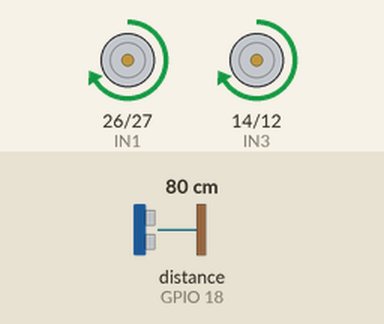
The program below on a simulated ESP32. Parts: motor-driver pin pairs drawn as motors (green arrow = first pin HIGH = forward, orange = second pin HIGH = backward, longer = more drive, scaled by the enable pin). Wiring (inferred from the names in the program): ultrasonic range finder: trigger GPIO 5; echo GPIO 18. The test bench sets the inputs (shaded band); at power-on: distance to the obstacle (sensor on GPIO 18) 80 cm. The echo pulse lasts 58.3 µs per cm; WiFi joins after 1.5 s; servers stay silent unless stated; what the program prints to the serial monitor is not drawn.

Above: at 2.7 s.
2.8 s: distance to the obstacle (sensor on GPIO 18) set to 34 cm
4.3 s: distance to the obstacle (sensor on GPIO 18) set to 28 cm
At 5.1 s:
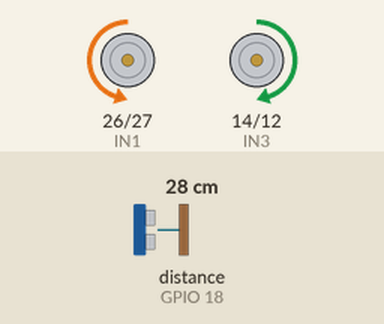
5.8 s: distance to the obstacle (sensor on GPIO 18) set to 16 cm
7.3 s: distance to the obstacle (sensor on GPIO 18) set to 13 cm
At 7.7 s:
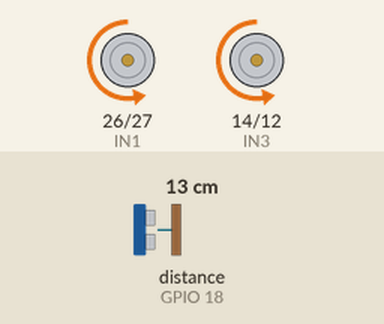
8.8 s: distance to the obstacle (sensor on GPIO 18) set to 18 cm
At 9.8 s:
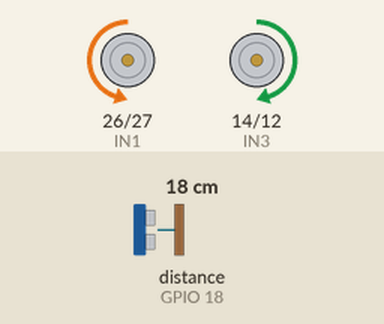
10.3 s: distance to the obstacle (sensor on GPIO 18) set to 2 cm
At 11.6 s:
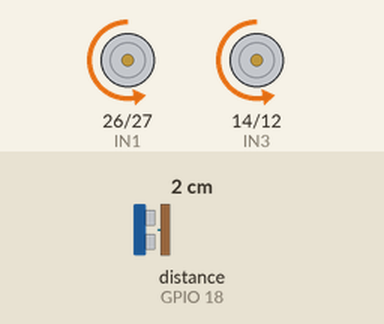
Timing chart, 0 to 12.8 s (numbered marks = the images above; inputs shaded):
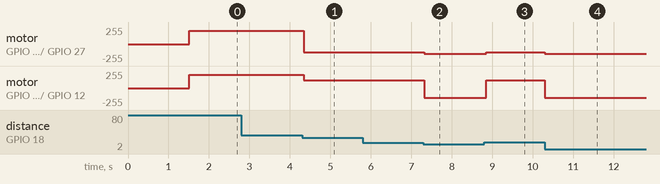

The program:

main.cpp
```cpp
#include <Arduino.h>
#include <WiFi.h>
#include <WebSocketsServer.h>
#include <ArduinoJson.h>

// ---------------------------------------------------------
// Configurações de Rede
// ---------------------------------------------------------
const char* ssid = "Vinnicius :D";
const char* password = "Vinnicius.ph02004";

WebSocketsServer webSocket = WebSocketsServer(81);

// ---------------------------------------------------------
// Definição de Pinos - Sensor Ultrassónico (HC-SR04)
// ---------------------------------------------------------
#define TRIG_PIN 5
#define ECHO_PIN 18

// ---------------------------------------------------------
// Definição de Pinos - Ponte H (L298N)
// ---------------------------------------------------------
// Motor Esquerdo
#define ENA 25 // Laranja
#define IN1 26 // Roxo
#define IN2 27 // Azul
// Motor Direito
#define ENB 13 // Verde
#define IN3 14 // Marrom
#define IN4 12 // Cinza

// Configurações do PWM (API do ESP32)
const int freq = 5000;
const int resolution = 8;
const int pwmChannelLeft = 0;
const int pwmChannelRight = 1;

// ---------------------------------------------------------
// Variáveis de Estado (Máquina de Estados Finitos)
// ---------------------------------------------------------
enum BotState { FORWARD, BRAKE, REVERSE, ROTATE };
BotState currentState = FORWARD;

float currentDistance = 0.0;
int leftPwmVal = 0;
int rightPwmVal = 0;
bool isAlert = false;
unsigned long lastTelemetryTime = 0;

// Variáveis do Modo Manual (Admin)
bool isManualMode = false;
int manualLeftPwm = 0;
int manualRightPwm = 0;
BotState manualState = BRAKE;

// ---------------------------------------------------------
// Funções de Controlo dos Motores
// ---------------------------------------------------------
void setMotors(int leftSpeed, int rightSpeed) {
  // Motor Esquerdo
  if (leftSpeed >= 0) {
    digitalWrite(IN1, HIGH);
    digitalWrite(IN2, LOW);
    ledcWrite(pwmChannelLeft, leftSpeed);
  } else {
    digitalWrite(IN1, LOW);
    digitalWrite(IN2, HIGH);
    ledcWrite(pwmChannelLeft, -leftSpeed);
  }

  // Motor Direito
  if (rightSpeed >= 0) {
    digitalWrite(IN3, HIGH);
    digitalWrite(IN4, LOW);
    ledcWrite(pwmChannelRight, rightSpeed);
  } else {
    digitalWrite(IN3, LOW);
    digitalWrite(IN4, HIGH);
    ledcWrite(pwmChannelRight, -rightSpeed);
  }
}

// ---------------------------------------------------------
// Leitura do Sensor Ultrassónico
// ---------------------------------------------------------
float readDistance() {
  digitalWrite(TRIG_PIN, LOW);
  delayMicroseconds(2);
  digitalWrite(TRIG_PIN, HIGH);
  delayMicroseconds(10);
  digitalWrite(TRIG_PIN, LOW);

  // Timeout de 30ms para não bloquear o loop se não houver retorno
  long duration = pulseIn(ECHO_PIN, HIGH, 30000);
  if (duration == 0) return 100.0; // Caminho livre assumido

  return (duration * 0.0343) / 2.0;
}

// ---------------------------------------------------------
// Receção de Comandos WebSocket (Modo Admin)
// ---------------------------------------------------------
void onWebSocketEvent(uint8_t num, WStype_t type, uint8_t * payload, size_t length) {
  if (type == WStype_TEXT) {
    StaticJsonDocument<200> cmdDoc;
    DeserializationError error = deserializeJson(cmdDoc, payload, length);

    if (!error) {
      const char* cmd = cmdDoc["cmd"];

      if (cmd && strcmp(cmd, "mode") == 0) {
        isManualMode = cmdDoc["manual"];
        if (isManualMode) {
          // Ao entrar no modo manual, trava o robô e aguarda comandos
          manualLeftPwm = 0;
          manualRightPwm = 0;
          manualState = BRAKE;
          setMotors(0, 0);
        }
      }
      else if (cmd && strcmp(cmd, "move") == 0 && isManualMode) {
        const char* dir = cmdDoc["dir"];
        if (!dir) return;

        if (strcmp(dir, "FORWARD") == 0) {
          manualLeftPwm = 200;
          manualRightPwm = 200;
          manualState = FORWARD;
        } else if (strcmp(dir, "REVERSE") == 0) {
          manualLeftPwm = -180;
          manualRightPwm = -180;
          manualState = REVERSE;
        } else if (strcmp(dir, "LEFT") == 0) {
          manualLeftPwm = -160;
          manualRightPwm = 160;
          manualState = ROTATE;
        } else if (strcmp(dir, "RIGHT") == 0) {
          manualLeftPwm = 160;
          manualRightPwm = -160;
          manualState = ROTATE;
        } else { // STOP
          manualLeftPwm = 0;
          manualRightPwm = 0;
          manualState = BRAKE;
        }
      }
    }
  }
}

// ---------------------------------------------------------
// Setup
// ---------------------------------------------------------
void setup() {
  Serial.begin(115200);

  // Configuração dos Pinos
  pinMode(TRIG_PIN, OUTPUT);
  pinMode(ECHO_PIN, INPUT);
  pinMode(IN1, OUTPUT);
  pinMode(IN2, OUTPUT);
  pinMode(IN3, OUTPUT);
  pinMode(IN4, OUTPUT);

  // Configuração do PWM
  ledcSetup(pwmChannelLeft, freq, resolution);
  ledcAttachPin(ENA, pwmChannelLeft);
  ledcSetup(pwmChannelRight, freq, resolution);
  ledcAttachPin(ENB, pwmChannelRight);

  // Conexão Wi-Fi
  WiFi.begin(ssid, password);
  Serial.print("Conectando ao Wi-Fi");
  while (WiFi.status() != WL_CONNECTED) {
    delay(500);
    Serial.print(".");
  }
  Serial.println("\nWi-Fi conectado!");
  Serial.print("IP do ESP32: ");
  Serial.println(WiFi.localIP());

  // Inicia WebSocket e regista o callback de comandos
  webSocket.begin();
  webSocket.onEvent(onWebSocketEvent);
  Serial.println("Servidor WebSocket iniciado na porta 81");
}

// ---------------------------------------------------------
// Loop Principal
// ---------------------------------------------------------
void loop() {
  webSocket.loop(); // Mantém a comunicação WebSocket ativa

  unsigned long currentMillis = millis();

  // Executa a lógica e envia telemetria a ~15 Hz (a cada 66 ms)
  if (currentMillis - lastTelemetryTime >= 66) {
    lastTelemetryTime = currentMillis;

    currentDistance = readDistance();

    if (isManualMode) {
      // Modo Manual (Controlado pelo Admin na Web)
      currentState = manualState;
      leftPwmVal = manualLeftPwm;
      rightPwmVal = manualRightPwm;
      isAlert = (currentDistance < 30.0);
    } else {
      // Modo Autónomo (Navegação Reativa Original)
      if (currentDistance <= 15.0) {
        currentState = REVERSE;
        leftPwmVal = -150;
        rightPwmVal = -150;
        isAlert = true;
      } else if (currentDistance < 30.0) {
        currentState = ROTATE;
        leftPwmVal = -120;
        rightPwmVal = 120;
        isAlert = true;
      } else {
        currentState = FORWARD;
        leftPwmVal = 200;
        rightPwmVal = 200;
        isAlert = false;
      }
    }

    // Aplica a velocidade aos motores
    setMotors(leftPwmVal, rightPwmVal);

    // Prepara e envia o JSON de telemetria
    StaticJsonDocument<256> doc;
    doc["timestamp"] = currentMillis;
    doc["distance_cm"] = round(currentDistance * 10.0) / 10.0;

    switch (currentState) {
      case FORWARD: doc["state"] = "FORWARD"; break;
      case BRAKE:   doc["state"] = "BRAKE";   break;
      case REVERSE: doc["state"] = "REVERSE"; break;
      case ROTATE:  doc["state"] = "ROTATE";  break;
    }

    doc["left_motor_pwm"] = leftPwmVal;
    doc["right_motor_pwm"] = rightPwmVal;
    doc["alert"] = isAlert;
    doc["manual"] = isManualMode;

    String jsonString;
    serializeJson(doc, jsonString);

    webSocket.broadcastTXT(jsonString); // Dispara para o Web Client
  }
}
```

Measured:
- the behaviour switches between 31 and 30 cm on distance to the obstacle (sensor on GPIO 18) (found by bisection; images 0 and 1)
- the behaviour switches between 15 and 14 cm on distance to the obstacle (sensor on GPIO 18) (found by bisection; images 1 and 2)
- after the input at 2.8 s, every drawn part: stays the same
- after the input at 4.3 s, motor on GPIO 26 (IN1) / GPIO 27 (IN2): forward 199/255 → backward 120/255 after 0.05 s; motor on GPIO 14 (IN3) / GPIO 12 (IN4): forward 199/255 → forward 120/255 after 0.05 s
- after the input at 5.8 s, every drawn part: stays the same
- after the input at 7.3 s, motor on GPIO 26 (IN1) / GPIO 27 (IN2): backward 120/255 → backward 149/255 at once; motor on GPIO 14 (IN3) / GPIO 12 (IN4): forward 120/255 → backward 149/255 at once
- after the input at 8.8 s, motor on GPIO 26 (IN1) / GPIO 27 (IN2): backward 149/255 → backward 120/255 after 0.05 s; motor on GPIO 14 (IN3) / GPIO 12 (IN4): backward 149/255 → forward 120/255 after 0.05 s
- after the input at 10.3 s, motor on GPIO 26 (IN1) / GPIO 27 (IN2): backward 120/255 → backward 149/255 at once; motor on GPIO 14 (IN3) / GPIO 12 (IN4): forward 120/255 → backward 149/255 at once
